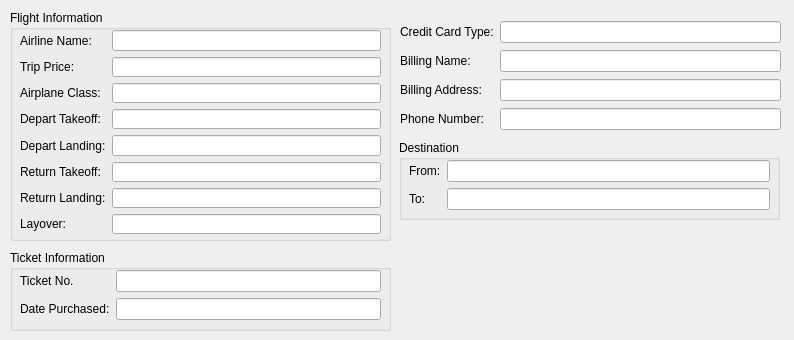
<?xml version="1.0" encoding="UTF-8"?>
<ui version="4.0">
 <class>FlightDialog</class>
 <widget class="QDialog" name="FlightDialog">
  <property name="geometry">
   <rect>
    <x>0</x>
    <y>0</y>
    <width>794</width>
    <height>340</height>
   </rect>
  </property>
  <property name="windowTitle">
   <string>DSC :: Flight Summary</string>
  </property>
  <widget class="QGroupBox" name="FlightInformation">
   <property name="geometry">
    <rect>
     <x>10</x>
     <y>10</y>
     <width>381</width>
     <height>231</height>
    </rect>
   </property>
   <property name="title">
    <string>Flight Information</string>
   </property>
   <widget class="QWidget" name="gridLayoutWidget_2">
    <property name="geometry">
     <rect>
      <x>10</x>
      <y>20</y>
      <width>361</width>
      <height>204</height>
     </rect>
    </property>
    <layout class="QGridLayout" name="gridLayout_2">
     <item row="5" column="1">
      <widget class="QLineEdit" name="txtReturnTakeoff">
       <property name="enabled">
        <bool>true</bool>
       </property>
       <property name="readOnly">
        <bool>true</bool>
       </property>
      </widget>
     </item>
     <item row="6" column="1">
      <widget class="QLineEdit" name="txtReturnLanding">
       <property name="enabled">
        <bool>true</bool>
       </property>
       <property name="readOnly">
        <bool>true</bool>
       </property>
      </widget>
     </item>
     <item row="6" column="0">
      <widget class="QLabel" name="label_13">
       <property name="text">
        <string>Return Landing:</string>
       </property>
      </widget>
     </item>
     <item row="3" column="0">
      <widget class="QLabel" name="label_10">
       <property name="text">
        <string>Depart Takeoff:</string>
       </property>
      </widget>
     </item>
     <item row="0" column="1">
      <widget class="QLineEdit" name="txtAirline">
       <property name="enabled">
        <bool>true</bool>
       </property>
       <property name="readOnly">
        <bool>true</bool>
       </property>
      </widget>
     </item>
     <item row="4" column="0">
      <widget class="QLabel" name="label_11">
       <property name="text">
        <string>Depart Landing:</string>
       </property>
      </widget>
     </item>
     <item row="2" column="1">
      <widget class="QLineEdit" name="txtClass">
       <property name="enabled">
        <bool>true</bool>
       </property>
       <property name="readOnly">
        <bool>true</bool>
       </property>
      </widget>
     </item>
     <item row="1" column="1">
      <widget class="QLineEdit" name="txtPrice">
       <property name="enabled">
        <bool>true</bool>
       </property>
       <property name="readOnly">
        <bool>true</bool>
       </property>
      </widget>
     </item>
     <item row="5" column="0">
      <widget class="QLabel" name="label_12">
       <property name="text">
        <string>Return Takeoff:</string>
       </property>
      </widget>
     </item>
     <item row="4" column="1">
      <widget class="QLineEdit" name="txtDepartLanding">
       <property name="enabled">
        <bool>true</bool>
       </property>
       <property name="readOnly">
        <bool>true</bool>
       </property>
      </widget>
     </item>
     <item row="3" column="1">
      <widget class="QLineEdit" name="txtDepartTakeoff">
       <property name="enabled">
        <bool>true</bool>
       </property>
       <property name="readOnly">
        <bool>true</bool>
       </property>
      </widget>
     </item>
     <item row="0" column="0">
      <widget class="QLabel" name="label_7">
       <property name="text">
        <string>Airline Name:</string>
       </property>
      </widget>
     </item>
     <item row="2" column="0">
      <widget class="QLabel" name="label_9">
       <property name="text">
        <string>Airplane Class:</string>
       </property>
      </widget>
     </item>
     <item row="1" column="0">
      <widget class="QLabel" name="label_8">
       <property name="text">
        <string>Trip Price:</string>
       </property>
      </widget>
     </item>
     <item row="7" column="0">
      <widget class="QLabel" name="label_2">
       <property name="text">
        <string>Layover:</string>
       </property>
      </widget>
     </item>
     <item row="7" column="1">
      <widget class="QLineEdit" name="txtLayover">
       <property name="readOnly">
        <bool>true</bool>
       </property>
      </widget>
     </item>
    </layout>
   </widget>
  </widget>
  <widget class="QGroupBox" name="FlightInformation_2">
   <property name="geometry">
    <rect>
     <x>10</x>
     <y>250</y>
     <width>381</width>
     <height>81</height>
    </rect>
   </property>
   <property name="title">
    <string>Ticket Information</string>
   </property>
   <widget class="QWidget" name="gridLayoutWidget_3">
    <property name="geometry">
     <rect>
      <x>10</x>
      <y>20</y>
      <width>361</width>
      <height>51</height>
     </rect>
    </property>
    <layout class="QGridLayout" name="gridLayout_3">
     <item row="0" column="0">
      <widget class="QLabel" name="label_15">
       <property name="text">
        <string>Ticket No.</string>
       </property>
      </widget>
     </item>
     <item row="0" column="1">
      <widget class="QLineEdit" name="txtTicket">
       <property name="enabled">
        <bool>true</bool>
       </property>
       <property name="readOnly">
        <bool>true</bool>
       </property>
      </widget>
     </item>
     <item row="1" column="1">
      <widget class="QLineEdit" name="txtDate">
       <property name="enabled">
        <bool>true</bool>
       </property>
       <property name="readOnly">
        <bool>true</bool>
       </property>
      </widget>
     </item>
     <item row="1" column="0">
      <widget class="QLabel" name="label_16">
       <property name="text">
        <string>Date Purchased:</string>
       </property>
      </widget>
     </item>
    </layout>
   </widget>
  </widget>
  <widget class="QWidget" name="gridLayoutWidget">
   <property name="geometry">
    <rect>
     <x>400</x>
     <y>20</y>
     <width>381</width>
     <height>111</height>
    </rect>
   </property>
   <layout class="QGridLayout" name="gridLayout">
    <item row="1" column="0">
     <widget class="QLabel" name="label_4">
      <property name="text">
       <string>Billing Name:</string>
      </property>
     </widget>
    </item>
    <item row="2" column="0">
     <widget class="QLabel" name="label_5">
      <property name="text">
       <string>Billing Address:</string>
      </property>
     </widget>
    </item>
    <item row="0" column="0">
     <widget class="QLabel" name="label">
      <property name="text">
       <string>Credit Card Type:</string>
      </property>
     </widget>
    </item>
    <item row="2" column="2">
     <widget class="QLineEdit" name="txtBillingAddress">
      <property name="readOnly">
       <bool>true</bool>
      </property>
     </widget>
    </item>
    <item row="0" column="2">
     <widget class="QLineEdit" name="txtCcType">
      <property name="enabled">
       <bool>true</bool>
      </property>
      <property name="readOnly">
       <bool>true</bool>
      </property>
     </widget>
    </item>
    <item row="1" column="2">
     <widget class="QLineEdit" name="txtBillingName">
      <property name="readOnly">
       <bool>true</bool>
      </property>
     </widget>
    </item>
    <item row="3" column="0">
     <widget class="QLabel" name="label_6">
      <property name="text">
       <string>Phone Number:</string>
      </property>
     </widget>
    </item>
    <item row="3" column="2">
     <widget class="QLineEdit" name="txtPhone">
      <property name="readOnly">
       <bool>true</bool>
      </property>
     </widget>
    </item>
   </layout>
  </widget>
  <widget class="QGroupBox" name="groupBox">
   <property name="geometry">
    <rect>
     <x>399</x>
     <y>140</y>
     <width>381</width>
     <height>80</height>
    </rect>
   </property>
   <property name="title">
    <string>Destination</string>
   </property>
   <widget class="QWidget" name="gridLayoutWidget_4">
    <property name="geometry">
     <rect>
      <x>10</x>
      <y>20</y>
      <width>361</width>
      <height>51</height>
     </rect>
    </property>
    <layout class="QGridLayout" name="gridLayout_4">
     <item row="0" column="0">
      <widget class="QLabel" name="label_3">
       <property name="text">
        <string>From:</string>
       </property>
      </widget>
     </item>
     <item row="0" column="2">
      <widget class="QLineEdit" name="txtFrom">
       <property name="readOnly">
        <bool>true</bool>
       </property>
      </widget>
     </item>
     <item row="1" column="0">
      <widget class="QLabel" name="label_14">
       <property name="text">
        <string>To:</string>
       </property>
      </widget>
     </item>
     <item row="1" column="2">
      <widget class="QLineEdit" name="txtTo">
       <property name="readOnly">
        <bool>true</bool>
       </property>
      </widget>
     </item>
    </layout>
   </widget>
  </widget>
 </widget>
 <resources/>
 <connections/>
</ui>
